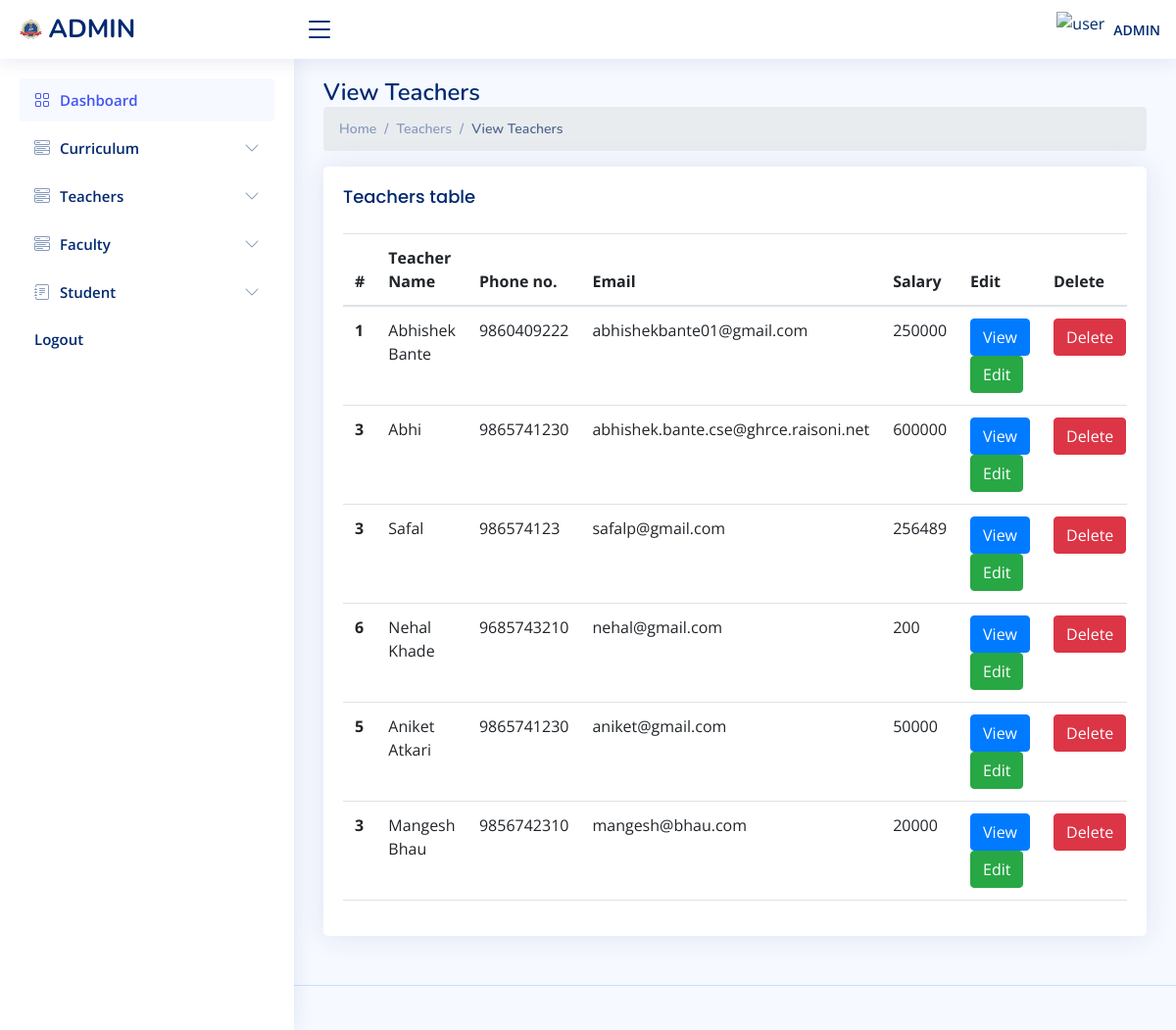
/admin/view_teacher.php (signed in), run on the app's committed database.
### tables this page shows
CREATE TABLE `teacher` (
  `tid` int(11) NOT NULL,
  `name` varchar(255) NOT NULL,
  `email` varchar(255) NOT NULL,
  `phone` varchar(15) NOT NULL,
  `salary` int(11) NOT NULL
);

### admin/connect/db.php (called while the page is built)
<?php
class connect{
    public $servername = "localhost";
    private $username = "root";
    private $password = "";
    private $dbname = "jit_college";
    public function dbconnect()
	{
		$db=mysqli_connect($this->servername,$this->username,$this->password,$this->dbname);
		return $db;
	}
}
?>

### admin/connect/fun.php (called while the page is built, shortened)
<?php
class fun
{
    private $db;
    function __construct($con)
    {
        $this->db = $con;
    }
   public function fetchDepartmentWithId($id){
        $sql = "SELECT * FROM `dept` WHERE `dept_id` = $id";
        $fetch = mysqli_query($this->db, $sql);
        return $fetch;
   }
   public function fetchSectionWithId($id){
     $sql = "SELECT * FROM `class` WHERE `class_id` = '$id'";
     $fetch = mysqli_query($this->db, $sql);
     return $fetch;
    }
    public function fetchAllTeachers(){
     $sql = "SELECT * FROM `teacher` WHERE 1";
     $fetch = mysqli_query($this->db, $sql);
     return $fetch;
    }
    public function assignedTeacherWithId($id){
     $sql = "SELECT * FROM `teacher_course` WHERE `tid` = '$id' ORDER BY `tid` DESC";
     $fetch = mysqli_query($this->db, $sql);
     return $fetch;
    }
}
?>

### admin/view_teacher.php (the view, shortened to what this page needs)
<?php
  include "connect/db.php";
  include "connect/fun.php";
  $connect = new connect();
  $fun=new fun($connect->dbconnect());
  $fetch = $fun->fetchAllTeachers();
?>
<!DOCTYPE html>
<html lang="en">
<head>
  <?php
  include "include/links.php";
 ?>
</head>
<body>
  <?php
  include "include/header.php";
 ?>
  <?php
  include "include/sideBar.php";
 ?>
  <main id="main" class="main">
    <div class="pagetitle">
        <h1>View Teachers</h1>
        <nav>
          <ol class="breadcrumb">
            <li class="breadcrumb-item"><a href="index.php">Home</a></li>
            <li class="breadcrumb-item">Teachers</li>
            <li class="breadcrumb-item active">View Teachers</li>
          </ol>
        </nav>
      </div>
      <section class="section">
        <div class="row">
          <div class="col-lg-12">
            <div class="card">
            <div class="card-body">
                <h5 class="card-title">Teachers table</h5>
                <div class="table-responsive">
                    <table class="table  datatable">
                        <thead>
                          <tr>
                            <th scope="col">#</th>
                            <th scope="col">Teacher Name</th>
                            <th scope="col">Phone no.</th>
                            <th scope="col">Email</th>
                            <th scope="col">Salary</th>
                            <th scope="col"  >Edit</th>
                            <th scope="col"  >Delete</th>
                          </tr>
                        </thead>
                        <tbody>
                        <?php
                            if(mysqli_num_rows($fetch)>0){
                                $sr = 1;
                                while($res = mysqli_fetch_assoc($fetch)){
                                    $assigned  = $fun->assignedTeacherWithId($res['tid']);
                        ?>
                          <tr>
                            <th scope="row"><?php echo $sr?></th>
                            <td><?php echo $res['name']?></td>
                            <td><?php echo $res['phone']?></td>
                            <td><?php echo $res['email']?></td>
                            <td><?php echo $res['salary']?></td>
                                                      <?php
                                                          if(mysqli_num_rows($assigned)> 0){
                                                            $sr = 1;
                                                            while($row = mysqli_fetch_assoc($assigned)){
                                                              $class = ($row != null)?( $row['class_id']):(0);
                                                              $c = $fun->fetchSectionWithId($class);
                                                              $class  =  (mysqli_num_rows($c)>0)?( mysqli_fetch_assoc($c)):(null);
                                                            $dept = ($class !=null)?( $class['dept']):(0);
                                                            $department = $fun->fetchDepartmentWithId($dept);
                                                        ?>
                                                        <?php
                                                          $sr++;
                                                          }
                                                        }
                                                        ?>
                                    </div>
                            <td>
                            <button type="button" class="btn btn-primary" data-bs-toggle="modal" data-bs-target="#table<?php echo $res['tid']?>">
                                        View
                                      </button>
                              <a href="edit_teacher.php?id=<?php echo $res['tid']?>" class="btn  btn-success">Edit</a>
                            </td>
                            <td>
                              <a href="delete.php?teacher&id=<?php echo $res['tid']?>" class="btn  btn-danger">Delete</a>
                            </td>
                          </tr>
                         <?php
                            $sr++;
                            }
                        }
                         ?>
      </section>
  </main>
  <?php
  include "include/footer.php";
 ?>
</body>
</html>

### admin/assets/css/style.css (style rules this page uses)
:root { scroll-behavior: smooth; }
body { font-family: "Open Sans", sans-serif; background: #f6f9ff; color: #444444; }
a { color: #4154f1; text-decoration: none; }
h1, h2, h3, h4, h5, h6 { font-family: "Nunito", sans-serif; }
#main { margin-top: 60px; padding: 20px 30px; transition: all 0.3s; }
.pagetitle { margin-bottom: 10px; }
.pagetitle h1 { font-size: 24px; margin-bottom: 0; font-weight: 600; color: #012970; }
.card { margin-bottom: 30px; border: none; border-radius: 5px; box-shadow: 0px 0 30px rgba(1, 41, 112, 0.1); }
.card-title { padding: 20px 0 15px 0; font-size: 18px; font-weight: 500; color: #012970; font-family: "Poppins", sans-serif; }
.card-body { padding: 0 20px 20px 20px; }
.breadcrumb { font-size: 14px; font-family: "Nunito", sans-serif; color: #899bbd; font-weight: 600; }
.breadcrumb a { color: #899bbd; transition: 0.3s; }
.breadcrumb .breadcrumb-item::before { color: #899bbd; }
.breadcrumb .active { color: #51678f; font-weight: 600; }
@media (min-width: 1200px) { #main, #footer { margin-left: 300px; } }

### data on the page
teacher: sr "1", name "Abhishek Bante", phone "9860409222", email "abhishekbante01@gmail.com", salary "250000"
teacher: sr "3", name "Abhi", phone "9865741230", email "abhishek.bante.cse@ghrce.raisoni.net", salary "600000"
teacher: sr "3", name "Safal", phone "986574123", email "safalp@gmail.com", salary "256489"
teacher: sr "6", name "Nehal Khade", phone "9685743210", email "nehal@gmail.com", salary "200"
teacher: sr "5", name "Aniket Atkari", phone "9865741230", email "aniket@gmail.com", salary "50000"
teacher: sr "3", name "Mangesh Bhau", phone "9856742310", email "mangesh@bhau.com", salary "20000"
